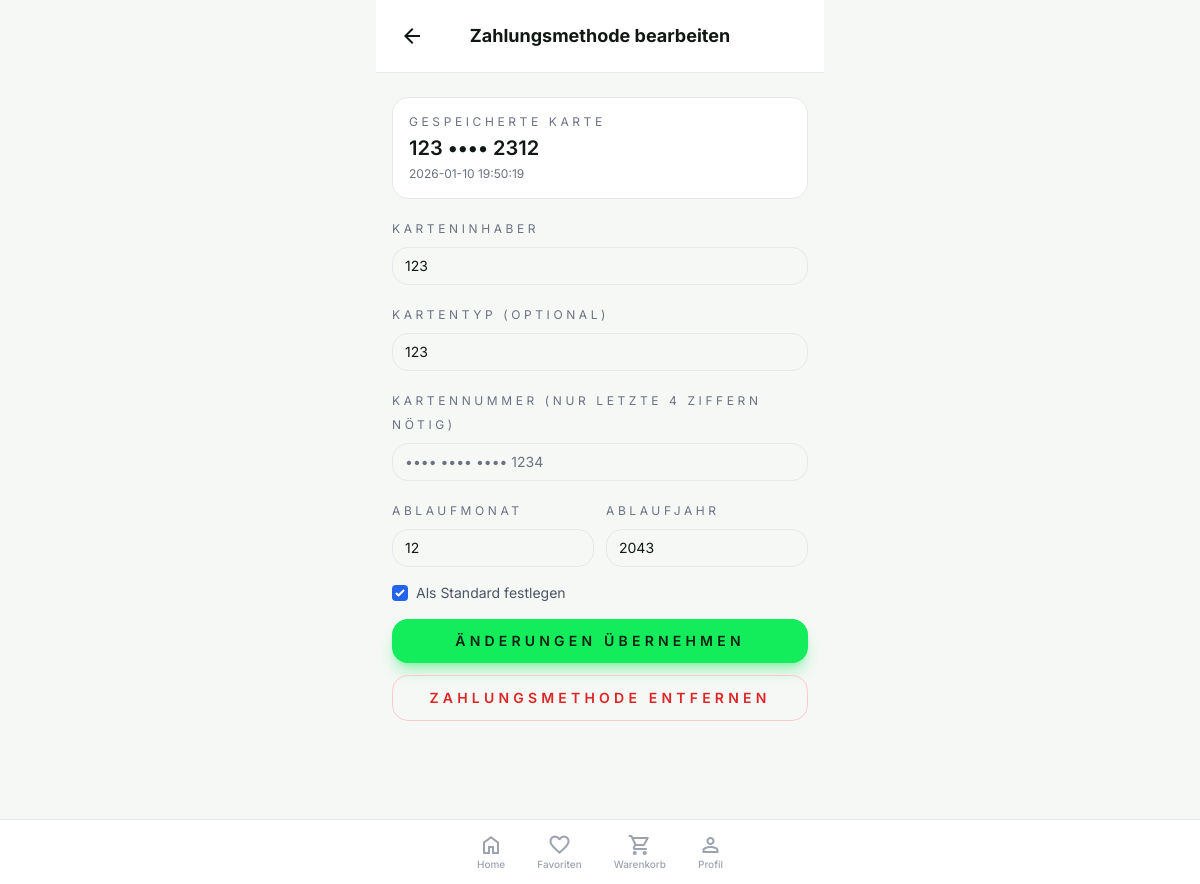
Screenshot of /payment_edit.php?id=1 (signed in) with the database file from the repository.
### tables this page shows
CREATE TABLE `payments` (
  `id` int(11) NOT NULL,
  `user_id` int(11) NOT NULL,
  `card_holder` varchar(100) NOT NULL,
  `card_last4` char(4) NOT NULL,
  `card_brand` varchar(50) NOT NULL,
  `expiry_month` tinyint(4) NOT NULL,
  `expiry_year` smallint(6) NOT NULL,
  `is_default` tinyint(1) NOT NULL DEFAULT 0,
  `created_at` timestamp NOT NULL DEFAULT current_timestamp()
);

### public/payment_edit.php (the view, shortened to what this page needs)
<?php
require_once "../includes/db.php";
$userId = (int)$_SESSION["user_id"];
$isNew = isset($_GET["new"]) && $_GET["new"] === "1";
$paymentId = isset($_GET["id"]) ? (int)$_GET["id"] : 0;
$payment = null;
if (!$isNew) {
    $stmt = $pdo->prepare("SELECT * FROM payments WHERE id = ? AND user_id = ?");
    $stmt->execute([$paymentId, $userId]);
    $payment = $stmt->fetch(PDO::FETCH_ASSOC);
}
$form = [
    "holder" => $payment["card_holder"] ?? "",
    "brand" => $payment["card_brand"] ?? "",
    "month" => $payment["expiry_month"] ?? "",
    "year" => $payment["expiry_year"] ?? "",
    "default" => !$isNew && (int)($payment["is_default"] ?? 0) === 1,
    "number" => "",
];
?>
<!DOCTYPE html>
<html lang="de">
<head>
    <script src="https://cdn.tailwindcss.com?plugins=forms,container-queries"></script>
</head>
<body class="bg-background-light dark:bg-background-dark font-display text-[#111813] dark:text-gray-100">
<div class="max-w-md mx-auto min-h-screen flex flex-col">
    <header class="sticky top-0 z-10 flex items-center justify-between bg-surface-light/90 dark:bg-surface-dark/90 backdrop-blur-md p-4 border-b border-border-light dark:border-border-dark">
        <a href="/payments.php"
           class="flex size-10 items-center justify-center rounded-full hover:bg-gray-100 dark:hover:bg-white/10">
            <span class="material-symbols-outlined">arrow_back</span>
        </a>
        <h1 class="text-lg font-bold"><?= $isNew ? "Neue Zahlungsmethode" : "Zahlungsmethode bearbeiten" ?></h1>
        <div class="size-10"></div>
    </header>
    <main class="flex-1 px-4 pt-6 pb-28 space-y-4">
        <?php if (!$isNew): ?>
            <div class="rounded-2xl border border-border-light dark:border-border-dark bg-surface-light dark:bg-surface-dark p-4 space-y-1">
                <p class="text-xs text-gray-500 uppercase tracking-[0.3em]">Gespeicherte Karte</p>
                <h2 class="text-xl font-semibold">
                    <?= htmlspecialchars($payment["card_brand"] ?? "Kreditkarte") ?> •••• <?= htmlspecialchars($payment["card_last4"] ?? "0000") ?>
                </h2>
                <p class="text-xs text-gray-500"><?= htmlspecialchars($payment["created_at"] ?? "") ?></p>
            </div>
        <?php endif; ?>
        <form method="post" class="space-y-4">
            <div>
                <label class="text-xs text-gray-500 uppercase tracking-[0.3em]">Karteninhaber</label>
                <input type="text"
                       name="card_holder"
                       value="<?= htmlspecialchars($form["holder"]) ?>"
                       class="mt-2 w-full rounded-2xl border border-border-light bg-background-light px-3 py-2 text-sm focus:border-primary focus:ring-1 focus:ring-primary"
                       placeholder="Max Mustermann"
                       required>
            </div>
            <div>
                <label class="text-xs text-gray-500 uppercase tracking-[0.3em]">Kartentyp (optional)</label>
                <input type="text"
                       name="card_brand"
                       value="<?= htmlspecialchars($form["brand"]) ?>"
                       class="mt-2 w-full rounded-2xl border border-border-light bg-background-light px-3 py-2 text-sm focus:border-primary focus:ring-1 focus:ring-primary"
                       placeholder="z. B. Visa">
            </div>
            <div>
                <label class="text-xs text-gray-500 uppercase tracking-[0.3em]">Kartennummer <?= $isNew ? "" : "(nur letzte 4 Ziffern nötig)" ?></label>
                <input type="text"
                       name="card_number"
                       value="<?= htmlspecialchars($form["number"]) ?>"
                       inputmode="numeric"
                       autocomplete="off"
                       class="mt-2 w-full rounded-2xl border border-border-light bg-background-light px-3 py-2 text-sm focus:border-primary focus:ring-1 focus:ring-primary"
                       placeholder="•••• •••• •••• 1234"
                       <?= $isNew ? "required" : "" ?>>
            </div>
            <div class="grid grid-cols-2 gap-3">
                <div>
                    <label class="text-xs text-gray-500 uppercase tracking-[0.3em]">Ablaufmonat</label>
                    <input type="text"
                           name="expiry_month"
                           value="<?= htmlspecialchars($form["month"]) ?>"
                           class="mt-2 w-full rounded-2xl border border-border-light bg-background-light px-3 py-2 text-sm focus:border-primary focus:ring-1 focus:ring-primary"
                           placeholder="MM"
                           required>
                </div>
                <div>
                    <label class="text-xs text-gray-500 uppercase tracking-[0.3em]">Ablaufjahr</label>
                    <input type="text"
                           name="expiry_year"
                           value="<?= htmlspecialchars($form["year"]) ?>"
                           class="mt-2 w-full rounded-2xl border border-border-light bg-background-light px-3 py-2 text-sm focus:border-primary focus:ring-1 focus:ring-primary"
                           placeholder="JJJJ"
                           required>
                </div>
            </div>
            <label class="flex items-center gap-2 text-sm text-gray-600">
                <input type="checkbox"
                       name="is_default"
                       value="1"
                       class="h-4 w-4 rounded border-gray-300"
                       <?= $form["default"] ? "checked" : "" ?>>
                Als Standard festlegen
            </label>
            <div class="flex flex-col gap-3">
                <button type="submit"
                        class="w-full rounded-2xl bg-primary px-4 py-3 text-sm font-semibold uppercase tracking-[0.3em] text-[#102216] shadow-lg shadow-primary/40">
                    <?= $isNew ? "Speichern" : "Änderungen übernehmen" ?>
                </button>
                <?php if (!$isNew): ?>
                    <button type="submit"
                            name="delete"
                            value="1"
                            class="w-full rounded-2xl border border-red-200 bg-transparent px-4 py-3 text-sm font-semibold uppercase tracking-[0.3em] text-red-600 hover:bg-red-50">
                        Zahlungsmethode entfernen
                    </button>
                <?php endif; ?>
            </div>
        </form>
    </main>
    <?php require_once "../includes/bottom_nav.php"; ?>
</div>
</body>
</html>

### public/payment_edit.php (style rules this page uses)
body { min-height: max(884px, 100dvh); }

### rows the page displays
payments: card_brand "123", card_last4 "2312", created_at "2026-01-10 19:50:19", expiry_month "12", expiry_year "2043"
